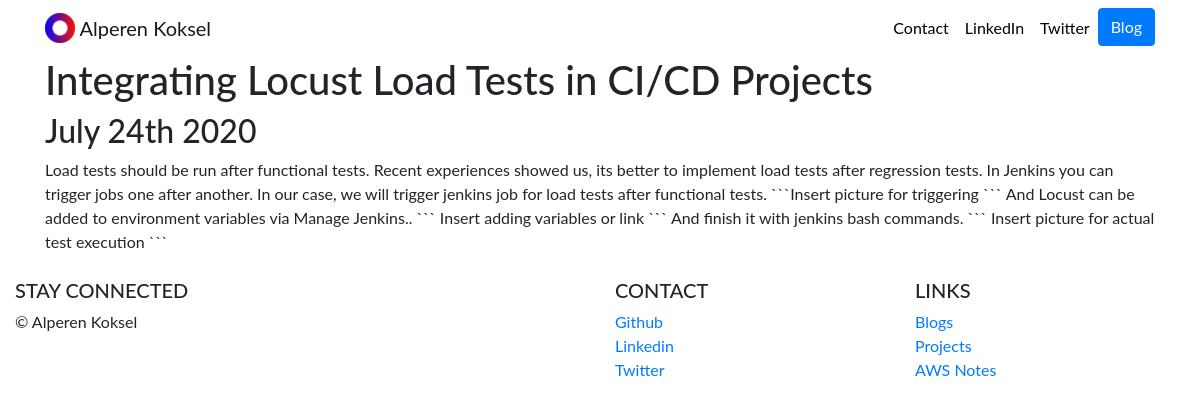
/blog/5/, run on the app's committed database.
### blog/models.py (models this page shows, shortened)
class Blog(models.Model):
    title=models.CharField(max_length=200, blank=True)
    description=models.TextField(max_length=1000)
    date=models.DateField()
    image=models.ImageField(upload_to="blog/images/")
    url=models.URLField(blank=True)

### blog/views.py (the view)
# urls.py: path('<int:blog_id>/', views.detail, name='detail'),
def detail(request, blog_id):
    blog= get_object_or_404(Blog, pk=blog_id)
    return render(request, 'blog/detail.html', {"blog":blog})

### blog/templates/blog/detail.html
{% extends 'portfolio/base.html' %}
{% block content %}
<h1>{{blog.title}}</h1>
<h2>{{blog.date|date:"F jS Y"}}</h2>
{{blog.description|safe }}
{% endblock %}

### portfolio/static/portfolio/custom.css (style rules this page uses)
body { font-family: 'Lato', sans-serif; }

### data on the page
Blog: title "Integrating Locust Load Tests in CI/CD Projects", date "July 24th 2020", description "Load tests should be run after functional tests. Recent experiences showed us, its better to implement load tests after regression tests. In Jenkins you can trigger jobs one after another. In our case, we will trigger jenkins job for load tests after functional tests. ```Insert picture for triggering ``` And Locust can be added to environment variables via Manage Jenkins.. ``` Insert adding variables or link ``` And finish it with jenkins bash commands. ``` Insert picture for actual test execution ```"
